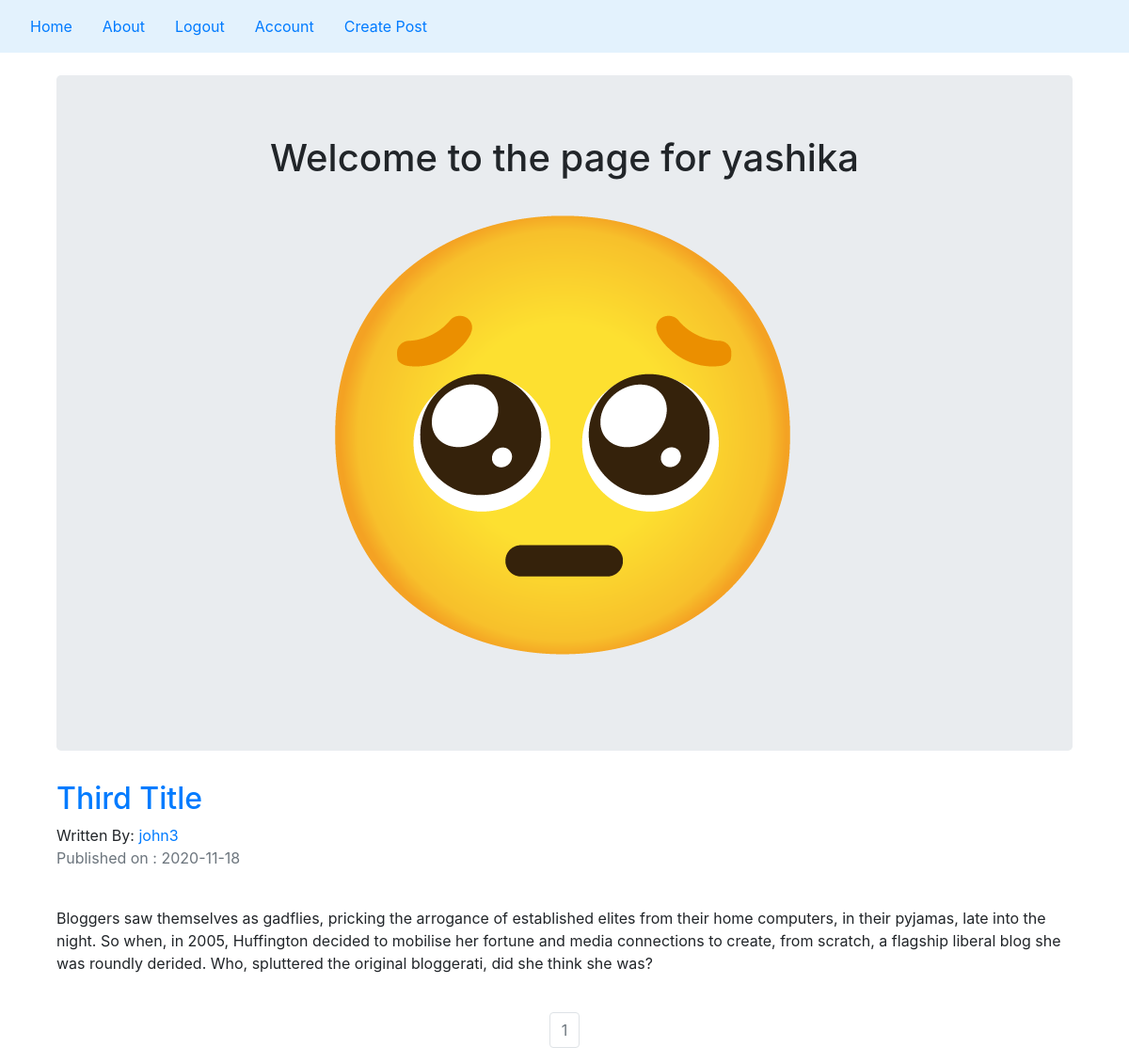
/john3 (signed in), run on the app's committed database.
### peoplecompanyblog/models.py (models this page shows, shortened)
class User(db.Model,UserMixin):
    __tablename__ = 'users'
    id = db.Column(db.Integer,primary_key=True)
    profile_image = db.Column(db.String(20),nullable=False,default='default_profile.png')
    email = db.Column(db.String(64),unique=True,index=True)
    username = db.Column(db.String(64),unique=True,index=True)
    password = db.Column(db.String(128))
    posts = db.relationship('BlogPost',backref='author',lazy=True)

class BlogPost(db.Model):
     users = db.relationship(User)
     id = db.Column(db.Integer,primary_key=True)
     user_id = db.Column(db.Integer,db.ForeignKey('users.id'),nullable=False)
     date = db.Column(db.DateTime,nullable=False,default=datetime.utcnow)
     title = db.Column(db.String(140),nullable=False)
     text = db.Column(db.Text,nullable=False)

### peoplecompanyblog/users/views.py (the view)
@users.route("/<username>")
def user_posts(username):
    page = request.args.get('page',1,type=int)
    user = User.query.filter_by(username=username).first_or_404()
    blog_posts = BlogPost.query.filter_by(author=user).order_by(BlogPost.date.desc()).paginate(page=page,per_page=5)
    return render_template('user_blog_posts.html',blog_posts=blog_posts,user=user)

### peoplecompanyblog/models.py (called while the page is built)
@login_manager.user_loader
def load_user(user_id):
    return User.query.get(user_id)

### peoplecompanyblog/templates/user_blog_posts.html
{% extends "base.html" %}
{% block content %}
    <div class="container">
        <div class="jumbotron">
            <div align="center">
                <h1>Welcome to the page for {{current_user.username}}</h1>
                <img align="center" src="{{url_for('static',filename='profile_pics/'+current_user.profile_image)}}">
            </div>
        </div>
{% for post in blog_posts.items  %}
    <h2> <a href="{{ url_for('blog_posts.blog_post',blog_post_id=post.id) }}">{{post.title}}</a>  </h2>
    Written By: <a href="{{ url_for('user.user_posts',username=post.author.username) }}">{{post.author.username}}</a>
    <p class="text-muted">Published on : {{post.date.strftime("%Y-%m-%d")}}</p>
    <br>
    <p>{{post.text}}</p>
    <br>
{% endfor %}
 </div>
<nav aria-label="Page Navigation example">
    <ul class="pagination justify-content-center">
        {% for page_num in blog_posts.iter_pages(left_edge=1, right_edge=1, left_current=1, right_current=1) %}
            {% if blog_posts.page == page_num %}
            <li class="page-item disabled">
                <a class="page-link" href="{{url_for('user.user_posts',username=user.username,page=page_num)}}">{{ page_num }}</a>
            </li>
            {% else %}
            <li class="page-item disabled">
                <a class="page-link" href="{{url_for('user.user_posts',username=user.username,page=page_num)}}">{{ page_num }}</a>
            </li>
            {% endif %}
        {% endfor %}
    </ul>
</nav>
{% endblock %}

### data on the page
User: username "yashika", profile_image (placeholder picture)
BlogPost: title "Third Title", author.username "john3", date "2020-11-18", text "Bloggers saw themselves as gadflies, pricking the arrogance of established elites from their home computers, in their pyjamas, late into the night. So when, in 2005, Huffington decided to mobilise her fortune and media connections to create, from scratch, a flagship liberal blog she was roundly derided. Who, spluttered the original bloggerati, did she think she was?"

### other printed values
{{ page_num }} "1"
